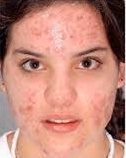
#> input picture skin-diesease-detection-using-python,opencv,sklearn/testacne/A1.jpg, 126 x 158 px; its folder holds only this picture in this run
$ python quantification.py   (Python 2 division)   (older library calls are emulated)
#> lines starting #> are read from the running program, lines starting #| are printed output that depends on the picture; after the words box and inside, x2 and y2 are one past the last pixel; in counts of white or black regions, pixels touching at a corner belong together
from os import listdir
from os.path import isfile, join
from sklearn.model_selection import KFold
from sklearn import svm
from sklearn.neural_network import MLPClassifier
import pandas as pd
import numpy as np
from sklearn import datasets
from sklearn import svm
import cv2
import sklearn
from sklearn.metrics.pairwise import euclidean_distances
import skimage.feature as sk
import numpy as np
from pandas import DataFrame, read_csv
import matplotlib.pyplot as plt
import pandas as pd
import sys
import matplotlib
from sklearn.metrics.cluster import entropy
from scipy.spatial.distance import squareform, pdist
from sklearn.metrics.pairwise import euclidean_distances
from scipy.cluster.vq import kmeans,vq
import scipy
import pandas as pd
from fpdf import FPDF
gog= []
oga=[]
mypath='./testacne'
ar=[mypath+"/"+fil for fil in listdir(mypath) if isfile(join(mypath, fil))]
for im in ar:
	fet1=[]
	fet2=[]
	fet3=[]
	fetg=[]
	ac=[]

	im1=cv2.imread(im)
#> im1 is the input picture: shape (158, 126, 3); mean B, G, R 122.5, 136.6, 193.5
	im1=cv2.resize(im1,(250,250),)
#> im1: shape (250, 250, 3)


	img_hsv=cv2.cvtColor(im1, cv2.COLOR_BGR2HSV)
#> img_hsv: shape (250, 250, 3); mean H, S, V 16.8, 101, 193.4


	lower_red = np.array([0,10,100])
	upper_red = np.array([40,255,255])
	mask0 = cv2.inRange(img_hsv, lower_red, upper_red)
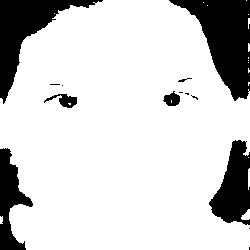
#> mask0: shape (250, 250); 81.7% white; 14 black regions (7 under 20 px), largest, box (x1, y1, x2, y2) and area: (169, 0, 250, 101) 4050, (0, 0, 103, 104) 3156, (209, 140, 250, 225) 2128


	lower_red = np.array([140,10,100])
	upper_red = np.array([180,255,255])
	mask1 = cv2.inRange(img_hsv, lower_red, upper_red)
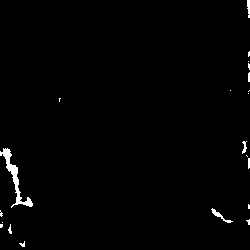
#> mask1: shape (250, 250); 1.1% white; 21 white regions (15 under 20 px), largest, box (x1, y1, x2, y2) and area: (0, 148, 33, 208) 404, (211, 208, 233, 223) 74, (247, 0, 250, 18) 43, (242, 141, 247, 154) 36, (248, 158, 250, 169) 21, (8, 224, 12, 234) 21


	mask = mask0+mask1
#> mask: shape (250, 250); 82.9% white; 16 black regions (8 under 20 px), largest, box (x1, y1, x2, y2) and area: (169, 0, 250, 101) 3962, (0, 0, 103, 104) 3156, (209, 140, 250, 225) 1972


	output_img = im1.copy()
	output_img=cv2.bitwise_and(output_img,output_img,mask=mask)

	img=output_img.copy()


	b,g,r =cv2.split(output_img)
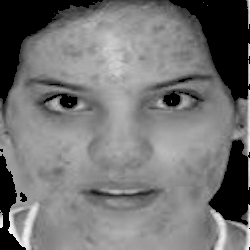
#> b: shape (250, 250); min 0, max 251, mean 115.1

	th = cv2.adaptiveThreshold(b,255,cv2.ADAPTIVE_THRESH_GAUSSIAN_C,cv2.THRESH_BINARY,19,6)
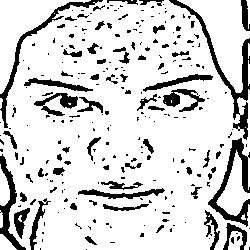
#> th: shape (250, 250); 83.6% white; 254 black regions (188 under 20 px)

	im2, contours, hierarchy = cv2.findContours(th,cv2.RETR_TREE,cv2.CHAIN_APPROX_NONE)
#> contours = 286 contours, 192 with area under 20; largest, box (x1, y1, x2, y2) and area: (0, 0, 250, 250) 49996, (177, 0, 250, 93) 2743, (0, 0, 91, 94) 2310, (216, 150, 250, 216) 922, (162, 88, 206, 113) 496

	no_coun=0


	for h in contours:


		x,y,w,hie=cv2.boundingRect(h)


		if cv2.contourArea(h)>20 and cv2.contourArea(h)<220 :

			no_coun=no_coun+1
			cv2.drawContours(im1,h,-1,(0,255,0),)
#> this loop made 286 passes
#> (x, y, w, hie) on passes 1, 2, 3, 4, 5, 7, 8, 9, 10, 11, 12, 13: (0, 234, 17, 16), (228, 231, 15, 19), (230, 236, 5, 9), (236, 235, 5, 7), (235, 232, 4, 3), (241, 214, 5, 6), (0, 210, 3, 18), (0, 164, 10, 42), (216, 150, 34, 66), (0, 98, 3, 11), (248, 60, 2, 26), (248, 43, 2, 16)
#> (h, x, y, w, hie) on passes 6, 17, 21, 30, 35, 38: ([[209, 215], [208, 216], [209, 216]], 208, 215, 2, 2), ([[131, 0], [132, 0]], 131, 0, 2, 1), ([[208, 238], [209, 237], [210, 238], [209, 239]], 208, 237, 3, 3), ([[87, 226], [88, 225], [89, 226], [88, 227]], 87, 225, 3, 3), ([[143, 225], [144, 224], [145, 225], [144, 226]], 143, 224, 3, 3), ([[184, 222], [185, 221], [186, 222], [185, 223]], 184, 221, 3, 3)
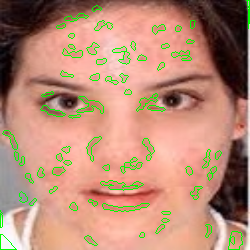
#> im1: shape (250, 250, 3); mean B, G, R 117.4, 140.2, 185.5
#> after the loop, no_coun = 77


	ac.append(no_coun)


	img_hsv=cv2.cvtColor(img, cv2.COLOR_BGR2HSV)
#> img_hsv: shape (250, 250, 3); mean H, S, V 7, 78.4, 182.3
	h,s,v=cv2.split(img_hsv)
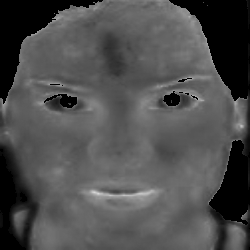
#> s: shape (250, 250); min 0, max 214, mean 78.4


	mom2=(np.sum((h-np.mean(h))**2)/np.size(h))**0.5
#> mom2 = 18.02
	mom3=np.mean(h)
#> mom3 = 7.02
	ac.append(mom2)

	ac.append(mom3)


	nk1,nk2,nk3,nk=[],[],[],[]
	im2=cv2.cvtColor(output_img,cv2.COLOR_BGR2GRAY)
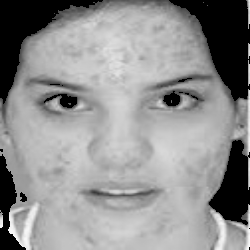
#> im2: shape (250, 250); min 0, max 251, mean 143.3

	b,g,r=cv2.split(output_img)


	glcm1 = sk.greycomatrix(b,[1],[0],symmetric=False,normed=True)
	glcm2 = sk.greycomatrix(r,[1],[0],symmetric=False,normed=True)
	glcm3 = sk.greycomatrix(g,[1],[0],symmetric=False,normed=True)
	glcmg = sk.greycomatrix(im2,[1],[0],symmetric=False,normed=True)
	glcm1=np.float32(glcm1)
	glcm2=np.float32(glcm2)
	glcm3=np.float32(glcm3)


	nk1.append(im+ " blue ")
	nk1.append(sk.greycoprops(glcm1,"contrast")[0][0])
	nk1.append(sk.greycoprops(glcm1,"ASM")[0][0])
	nk1.append(sk.greycoprops(glcm1,"energy")[0][0])
	nk1.append(sk.greycoprops(glcm1,"homogeneity")[0][0])
	nk1.append(sk.greycoprops(glcm1,"dissimilarity")[0][0])
	nk1.append(sk.greycoprops(glcm1,"correlation")[0][0])
	nk1.append(entropy(glcm1))
	fet1=nk1
#> fet1 = ['./testacne/A1.jpg blue ', 209.4, 0.0278, 0.167, 0.464, 3.97, 0.969, 0.502]


	nk2.append(im+" red ")
	nk2.append(sk.greycoprops(glcm2,"contrast")[0][0])
	nk2.append(sk.greycoprops(glcm2,"ASM")[0][0])
	nk2.append(sk.greycoprops(glcm2,"energy")[0][0])
	nk2.append(sk.greycoprops(glcm2,"homogeneity")[0][0])
	nk2.append(sk.greycoprops(glcm2,"dissimilarity")[0][0])
	nk2.append(sk.greycoprops(glcm2,"correlation")[0][0])
	nk2.append(entropy(glcm2))
	fet2=nk2
#> fet2 = ['./testacne/A1.jpg red ', 282.6, 0.0284, 0.169, 0.476, 4.33, 0.982, 0.473]

	nk3.append( im+" green ")
	nk3.append(sk.greycoprops(glcm3,"contrast")[0][0])
	nk3.append(sk.greycoprops(glcm3,"ASM")[0][0])
	nk3.append(sk.greycoprops(glcm3,"energy")[0][0])
	nk3.append(sk.greycoprops(glcm3,"homogeneity")[0][0])
	nk3.append(sk.greycoprops(glcm3,"dissimilarity")[0][0])
	nk3.append(sk.greycoprops(glcm3,"correlation")[0][0])
	nk3.append(entropy(glcm3))
	fet3=nk3
#> fet3 = ['./testacne/A1.jpg green ', 214.4, 0.028, 0.167, 0.469, 3.99, 0.974, 0.498]


	nk.append(im+ " grey ")
	nk.append(sk.greycoprops(glcmg,"contrast")[0][0])
	nk.append(sk.greycoprops(glcmg,"ASM")[0][0])
	nk.append(sk.greycoprops(glcmg,"energy")[0][0])
	nk.append(sk.greycoprops(glcmg,"homogeneity")[0][0])
	nk.append(sk.greycoprops(glcmg,"dissimilarity")[0][0])
	nk.append(sk.greycoprops(glcmg,"correlation")[0][0])
	nk.append(entropy(glcmg))
	fetg=nk
#> fetg = ['./testacne/A1.jpg grey ', 230.6, 0.028, 0.167, 0.475, 4.06, 0.977, 0.488]

#> (the run stopped early here; a loop or call above may not have finished)

$ run again, on skin-diesease-detection-using-python,opencv,sklearn/testacne/C1.jpg
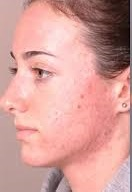
#> input picture skin-diesease-detection-using-python,opencv,sklearn/testacne/C1.jpg, 132 x 192 px
#> im1 is the input picture: shape (192, 132, 3); mean B, G, R 152.8, 158, 212.1
#> mask0: shape (250, 250); 86.7% white; 42 black regions (23 under 20 px), largest, box (x1, y1, x2, y2) and area: (185, 0, 250, 94) 4387, (196, 180, 250, 250) 1552, (76, 219, 131, 250) 1195
#> mask1: shape (250, 250); 6.2% white; 38 white regions (19 under 20 px), largest, box (x1, y1, x2, y2) and area: (196, 180, 250, 250) 1375, (76, 219, 131, 250) 1055, (246, 0, 250, 68) 225
#> mask: shape (250, 250); 92.9% white; 10 black regions (6 under 20 px), largest, box (x1, y1, x2, y2) and area: (185, 0, 250, 92) 4058, (243, 209, 250, 250) 177, (98, 231, 117, 250) 140, (73, 90, 79, 97) 28
#> th: shape (250, 250); 88.2% white; 282 black regions (224 under 20 px)
#> contours = 301 contours, 215 with area under 20; largest, box (x1, y1, x2, y2) and area: (0, 0, 250, 250) 55893, (197, 0, 243, 86) 2554, (39, 65, 112, 79) 418, (52, 85, 116, 101) 364, (45, 209, 107, 220) 319
#> the loop `for h in contours:  ` made 301 passes
#> (x, y, w, hie) on passes 2, 3, 5, 7, 8, 9, 11, 12: (249, 130, 1, 4), (249, 125, 1, 4), (249, 95, 1, 4), (144, 17, 4, 1), (246, 0, 4, 68), (197, 0, 46, 86), (0, 0, 250, 250), (217, 245, 6, 3)
#> after the loop `for h in contours:`:
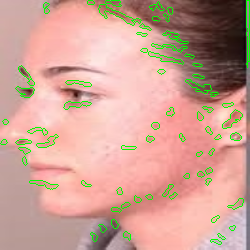
#> im1: shape (250, 250, 3); mean B, G, R 148, 161.8, 205.2
#> after the loop `for h in contours:`: no_coun = 76
#> mom2 = 40.85
#> mom3 = 13.25
#> `im2=cv2.cvtColor(output_img,cv2.COLOR_BGR2GRAY)`:
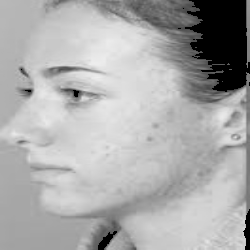
#> im2: shape (250, 250); min 0, max 239, mean 170
#> fet1 = ['./testacne/C1.jpg blue ', 77.26, 0.00638, 0.0799, 0.522, 2.47, 0.986, 0.43]
#> fet2 = ['./testacne/C1.jpg red ', 98.72, 0.0131, 0.114, 0.554, 2.57, 0.989, 0.401]
#> fet3 = ['./testacne/C1.jpg green ', 72.79, 0.00646, 0.0804, 0.523, 2.46, 0.987, 0.424]
#> fetg = ['./testacne/C1.jpg grey ', 79.76, 0.0068, 0.0825, 0.543, 2.44, 0.988, 0.411]

$ run again, on skin-diesease-detection-using-python,opencv,sklearn/testacne/C2.jpg
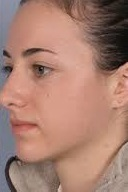
#> input picture skin-diesease-detection-using-python,opencv,sklearn/testacne/C2.jpg, 128 x 192 px
#> im1 is the input picture: shape (192, 128, 3); mean B, G, R 112.8, 127.1, 167.8
#> `mask0 = cv2.inRange(img_hsv, lower_red, upper_red)`:
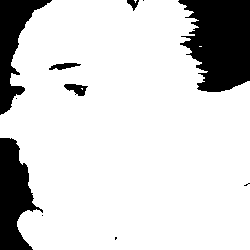
#> mask0: shape (250, 250); 83.2% white; 11 black regions (5 under 20 px), largest, box (x1, y1, x2, y2) and area: (178, 0, 250, 92) 5044, (0, 138, 43, 250) 2798, (0, 0, 52, 115) 2286, (64, 84, 88, 96) 168, (49, 63, 81, 70) 132, (127, 0, 139, 11) 68
#> mask1: shape (250, 250); 1.3% white; 7 white regions (2 under 20 px), largest, box (x1, y1, x2, y2) and area: (0, 138, 34, 204) 399, (6, 12, 33, 66) 262, (0, 96, 14, 115) 71, (5, 72, 11, 86) 65, (35, 4, 47, 10) 30
#> th: shape (250, 250); 89.7% white; 193 black regions (158 under 20 px)
#> contours = 189 contours, 142 with area under 20; largest, box (x1, y1, x2, y2) and area: (0, 0, 250, 250) 51237, (185, 0, 250, 87) 4050, (0, 149, 23, 250) 1518, (0, 0, 38, 75) 786, (41, 62, 114, 75) 374
#> the loop `for h in contours:  ` made 189 passes
#> (x, y, w, hie) on passes 1 to 8: (0, 149, 23, 101), (0, 83, 9, 22), (185, 0, 65, 87), (134, 0, 3, 3), (0, 0, 250, 250), (37, 246, 3, 4), (103, 245, 3, 4), (58, 245, 3, 4)
#> after the loop `for h in contours:`: no_coun = 38
#> `h,s,v=cv2.split(img_hsv)`:
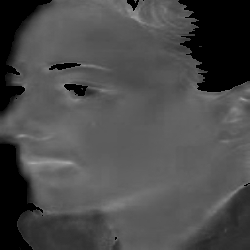
#> s: shape (250, 250); min 0, max 167, mean 74.8
#> mom2 = 18.61
#> mom3 = 9.12
#> fet1 = ['./testacne/C2.jpg blue ', 75.84, 0.025, 0.158, 0.594, 2.09, 0.983, 0.296]
#> fet2 = ['./testacne/C2.jpg red ', 104.6, 0.0248, 0.157, 0.577, 2.38, 0.99, 0.331]
#> fet3 = ['./testacne/C2.jpg green ', 76.58, 0.025, 0.158, 0.601, 2.1, 0.986, 0.297]
#> fetg = ['./testacne/C2.jpg grey ', 83.87, 0.0251, 0.158, 0.601, 2.14, 0.987, 0.299]

$ run again, on skin-diesease-detection-using-python,opencv,sklearn/testacne/D1.jpg
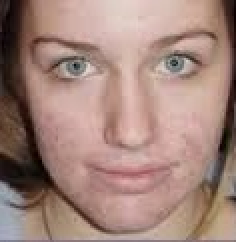
#> input picture skin-diesease-detection-using-python,opencv,sklearn/testacne/D1.jpg, 118 x 121 px (shown 2 times larger)
#> im1 is the input picture: shape (121, 118, 3); mean B, G, R 123.4, 132.8, 162.8
#> mask0: shape (250, 250); 81.7% white; 15 black regions (5 under 20 px), largest, box (x1, y1, x2, y2) and area: (0, 0, 113, 250) 8214, (220, 0, 250, 204) 1953, (114, 173, 166, 188) 560
#> mask1: shape (250, 250); 1.7% white; 12 white regions (6 under 20 px), largest, box (x1, y1, x2, y2) and area: (114, 173, 166, 188) 560, (106, 246, 173, 250) 183, (22, 241, 79, 250) 139, (220, 168, 229, 184) 70, (18, 200, 24, 213) 46, (18, 215, 24, 225) 31
#> mask: shape (250, 250); 83.4% white; 10 black regions (2 under 20 px), largest, box (x1, y1, x2, y2) and area: (0, 0, 113, 250) 7989, (221, 0, 250, 204) 1883, (178, 61, 194, 74) 158
#> th: shape (250, 250); 86.1% white; 117 black regions (89 under 20 px)
#> contours = 122 contours, 82 with area under 20; largest, box (x1, y1, x2, y2) and area: (18, 0, 250, 250) 50165, (0, 0, 54, 250) 5254, (88, 165, 192, 185) 566, (157, 30, 232, 52) 551, (34, 38, 107, 55) 474
#> the loop `for h in contours:  ` made 122 passes
#> (x, y, w, hie) on passes 1 to 8: (18, 196, 29, 17), (11, 195, 8, 5), (0, 134, 24, 27), (19, 132, 7, 6), (8, 130, 3, 7), (4, 121, 10, 7), (236, 83, 14, 74), (239, 0, 11, 48)
#> after the loop `for h in contours:`: no_coun = 31
#> `h,s,v=cv2.split(img_hsv)`:
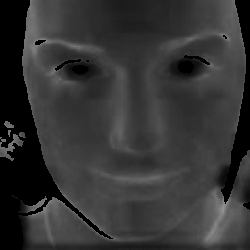
#> s: shape (250, 250); min 0, max 148, mean 52.3
#> mom2 = 22.36
#> mom3 = 8.89
#> fet1 = ['./testacne/D1.jpg blue ', 102.2, 0.0253, 0.159, 0.481, 3.13, 0.985, 0.397]
#> fet2 = ['./testacne/D1.jpg red ', 185, 0.0256, 0.16, 0.495, 3.6, 0.982, 0.371]
#> fet3 = ['./testacne/D1.jpg green ', 122.1, 0.0254, 0.16, 0.492, 3.23, 0.984, 0.383]
#> fetg = ['./testacne/D1.jpg grey ', 136.1, 0.0255, 0.16, 0.495, 3.31, 0.983, 0.379]
